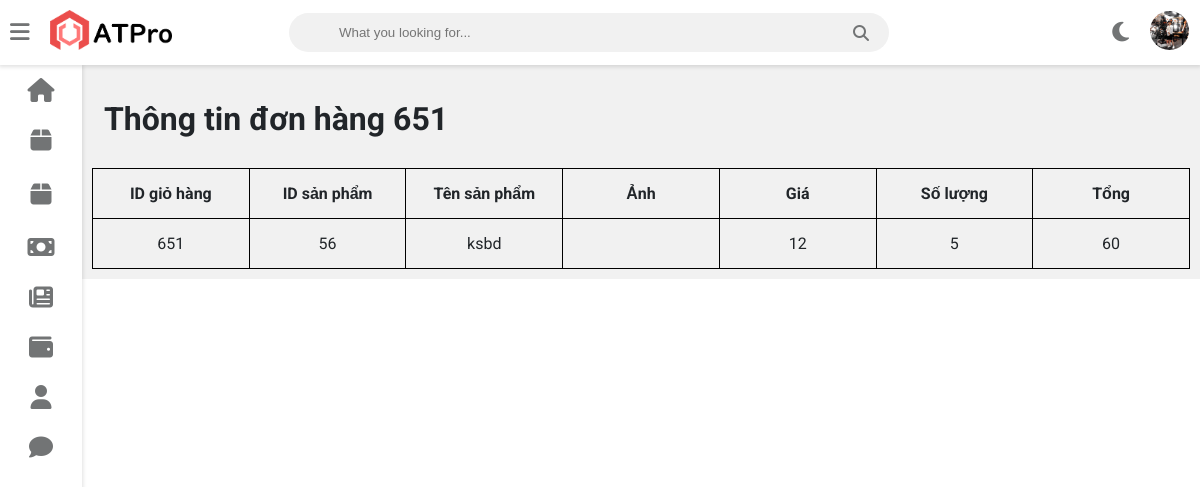
The app's page /admin/admin_chitietdonhang.php?ID=651 (signed in) with its own data.
### tables this page shows
CREATE TABLE `nhanvien` (
  `ID` int(11) NOT NULL,
  `hoten` varchar(233) NOT NULL,
  `sdt` int(15) NOT NULL,
  `diachi` varchar(233) NOT NULL,
  `email` varchar(233) NOT NULL,
  `anh` varchar(500) NOT NULL,
  `date` date NOT NULL,
  `sex` tinyint(1) NOT NULL,
  `chucvu` varchar(500) NOT NULL
);

CREATE TABLE `chitietdonhang` (
  `ID_giohang` int(11) NOT NULL,
  `ID_sanpham` int(11) NOT NULL,
  `tensanpham` varchar(233) NOT NULL,
  `anhgoc` varchar(233) NOT NULL,
  `gia` int(11) NOT NULL,
  `soluong` int(11) NOT NULL
);

### admin/admin_chitietdonhang.php (the view)
<?php include"./admin_header.php";?>
	<link rel="stylesheet" href="./CSS/admin_sanpham.css">
    <link rel="stylesheet" href="./CSS/admin_chitietdonhang.css">
    <div class="wrapper">
        <div class="mainRight_header">
		<h1 class="mainRight_tittle">Thông tin đơn hàng <?php echo $id=$_GET["ID"];?> </h1>
		</div>
        <div class="mainRight_table">
            <table>
                <tr>
                    <th>ID giỏ hàng</th>
                    <th>ID sản phẩm</th>
                    <th>Tên sản phẩm</th>
                    <th>Ảnh</th>
                    <th>Giá</th>
                    <th>Số lượng</th>
                    <th>Tổng</th>
                </tr>
				<?php
        if(isset($_GET["ID"]))
        {
        $id=$_GET["ID"];
        $sql="select * from chitietdonhang where ID_giohang=$id";
		$query=mysqli_query($conn, $sql);
		while($row=mysqli_fetch_assoc($query))
		{
        ?>
                <tr>
                   <td><?php echo $row["ID_giohang"]?></td>
                   <td><?php echo $row["ID_sanpham"]?></td>
                   <td><?php echo $row["tensanpham"]?></td>
                   <td><img class="anhsanpham" src="../sanpham/<?php echo $row["anhgoc"]?>" alt=""></td>
                   <td><?php echo number_format($row["gia"])?></td>
                   <td><?php echo $row["soluong"]?></td>
                   <td><?php echo number_format($row["gia"]*$row["soluong"]);?></td>
                </tr>
			<?php } } else{
                echo "Lỗi lấy ID_donhang";
            }?>
            </table>
        </div>
    </div>
	<?php include"./admin_footer.php";?>

### admin/admin_header.php (shortened to what this page needs)
<?php
include "./connect/connect.php";
?>
<!DOCTYPE html>
<html>
<head>
	<link rel="stylesheet" href="https://cdnjs.cloudflare.com/ajax/libs/font-awesome/5.15.4/css/all.min.css">
	<link rel="stylesheet" type="text/css" href="https://cdnjs.cloudflare.com/ajax/libs/Chart.js/2.9.3/Chart.min.css">
	<link rel="stylesheet" type="text/css" href="https://cdnjs.cloudflare.com/ajax/libs/font-awesome/6.1.1/css/all.min.css">
	<link rel="stylesheet" type="text/css" href="style.css">
</head>
<body class="overlay-scrollbar">
	<div class="navbar">
		<ul class="navbar-nav">
			<li class="nav-item">
				<a class="nav-link">
					<i class="fas fa-bars" onclick="collapseSidebar()"></i>
				</a>
			</li>
			<li class="nav-item">
				<img src="assets/AT-pro-black.png" alt="ATPro logo" class="logo logo-light">
			</li>
		</ul>
		<form class="navbar-search">
			<input type="text" name="Search" class="navbar-search-input" placeholder="What you looking for...">
			<i class="fas fa-search"></i>
		</form>
		<ul class="navbar-nav nav-right">
			<li class="nav-item mode">
				<a class="nav-link" href="#" onclick="switchTheme()">
					<i class="fas fa-moon dark-icon"></i>
				</a>
			</li>
			<li class="nav-item avt-wrapper">
				<div class="avt dropdown">
				<?php
				if(isset($_SESSION["login_nhanvien"]))
				{
					$hoten_nhanvien=$_SESSION["login_nhanvien"];
					$sql_login="SELECT * FROM `nhanvien` WHERE hoten= '$hoten_nhanvien'";
					$query_nhanvien=mysqli_query($conn, $sql_login);
					$row_nhanvien=mysqli_fetch_assoc($query_nhanvien);
				}
				?>
					<img src="./avatar/<?php echo $row_nhanvien["anh"];?>" alt="User image" class="dropdown-toggle" data-toggle="user-menu">
				</div>
			</li>
		</ul>
	</div>
	<div class="sidebar">
		<ul class="sidebar-nav">
			<li class="sidebar-nav-item">
				<a href="./admin_home.php" class="sidebar-nav-link">
					<div>
						<i class="fa-solid fa-house"></i>
					</div>
				</a>
			</li>
			<li class="sidebar-nav-item">
				<a href="./admin_sanpham.php" class="sidebar-nav-link">
					<div>
						<i class="fa-solid fa-box"></i>
					</div>
				</a>
			</li>
			<li class="sidebar-nav-item">
				<a href="./admin_hang.php" class="sidebar-nav-link">
					<div>
						<i class="fa-solid fa-box"></i>
					</div>
				</a>
			</li>
			<li  class="sidebar-nav-item">
				<a href="./admin_donhang.php" class="sidebar-nav-link">
					<div>
						<i class="fa-solid fa-money-bill"></i>
					</div>
				</a>
			</li>
			<li  class="sidebar-nav-item">
				<a href="./admin_tintuc.php" class="sidebar-nav-link">
					<div>
					<i class="fa-solid fa-newspaper"></i>
					</div>
				</a>
			</li>
			<li  class="sidebar-nav-item">
				<a href="./admin_doanhthu.php" class="sidebar-nav-link">
					<div>
						<i class="fa-solid fa-wallet"></i>
					</div>
				</a>
			</li>
			<li  class="sidebar-nav-item">
				<a href="./admin_nhanvien.php" class="sidebar-nav-link">
					<div>
						<i class="fa-solid fa-user"></i>
					</div>
				</a>
			</li>
			<li  class="sidebar-nav-item">
				<a href="./admin_lienhe.php" class="sidebar-nav-link">
					<div>
						<i class="fa-solid fa-comment"></i>
					</div>
				</a>
			</li>
		</ul>
	</div>

### admin/style.css (style rules this page uses)
:root { --primary-color: #4834d4; --success-color: #6ab04c; --warning-color: #f0932b; --danger-color: #eb4d4b; --light-color: #212529; --light-second-color: #727475; --light-background: #ffffff; --light-second-background: #f1f1f1; --dark-color: #909090; --dark-second-color: #f5f6fa; --dark-background: #23242D; --dark-second-background: #181818; }
.light { --main-bg-color: var(--light-background); --second-bg-color: var(--light-second-background); --main-color: var(--light-color); --second-color: var(--light-second-color); }
* { box-sizing: border-box; }
body { font-family: 'Roboto', sans-serif; background: var(--main-bg-color); color: var(--main-color); margin: 0; }
.navbar { display: flex; flex-direction: row; background: var(--main-bg-color); color: var(--main-color); position: fixed; top: 0; right: 0; left: 0; z-index: 101; box-shadow: rgba(0,0,0,0.12) 0px 1px 4px 1px; }
.navbar-nav { list-style: none; display: flex; flex-direction: row; padding-left: 0; margin-bottom: 0; margin-top: 0; }
.nav-link { float: left; text-align: center; padding: 21px 10px; text-decoration: none; font-size: 17px; color: var(--second-color); position: relative; }
.navbar-nav i { font-size: 1.4rem; }
.nav-right { margin-left: auto; }
.navbar-search { position: relative; margin: auto; width: 50%; }
.navbar-search input { background: var(--second-bg-color); border: none; padding: 12px 50px 12px 50px; width: 100%; outline: none; color: var(--main-color); border-radius: 20px; }
.navbar-search i { position: absolute; top: 50%; right: 20px; transform: translateY(-50%); color: var(--second-color); cursor: pointer; }
.logo { height: 60px; padding: 10px; }
.avt img { width: 39px; height: 39px; border-radius: 50%; }
.avt { padding: 11px }
.dropdown { position: relative; }
.wrapper { padding: 10px; margin-left: 82px; padding-top: 75px; background: var(--second-bg-color); transition: margin-left .5s; }
.sidebar { width: 82px; height: 100vh; position: fixed; margin-top: 65px; background: var(--main-bg-color); box-shadow: rgba(0,0,0,0.12) 0px 1px 4px 1px; overflow: hidden; z-index: 100; transition: width .5s; }
.sidebar-nav { list-style: none; padding: 0; margin: 0; display: flex; flex-direction: column; align-items: center; height: 100vh; }
.sidebar-nav-item { width: 100%; }
.sidebar-nav-link { display: flex; align-items: center; color: var(--main-color); text-decoration: none; }
.sidebar-nav-link i { font-size: 1.5rem; color: var(--second-color); position: absolute; left: 50%; top: 50%; transform: translate(-50%, -50%); }
.sidebar-nav-link div { min-width: 82px; height: 50px; position: relative; }
table { border-collapse: collapse; width: 100%; }
table td { border-top: 1px solid var(--second-bg-color); padding: 15px; }
table th { border-top: 1px solid var(--second-bg-color); border-bottom: 1px solid var(--second-bg-color); padding: 15px 12px; text-align: left; }

### admin/CSS/admin_sanpham.css (style rules this page uses)
* { padding: 0; margin: 0; }
th { width: 7%; text-align: center !important; margin-bottom: 10px; border: 1px solid black !important; }
td { width: 7%; border: 1px solid black !important; text-align: center; }
.mainRight_tittle { text-align: center; margin-bottom: 20px; margin-top: 15px; }
.mainRight_header { width: 100%; display: flex; justify-content: space-between; align-items: center; padding: 10px 12px; }

### admin/CSS/admin_chitietdonhang.css (style rules this page uses)
th { width: 14%; }
td { width: 14%; }

### records on screen
nhanvien: anh (picture)
chitietdonhang: ID_giohang "651", ID_sanpham "56", tensanpham "ksbd", gia "12", soluong "5", $row["gia"]*$row["soluong"] "60"

### other values on screen
$id=$_GET["ID"] "651"
